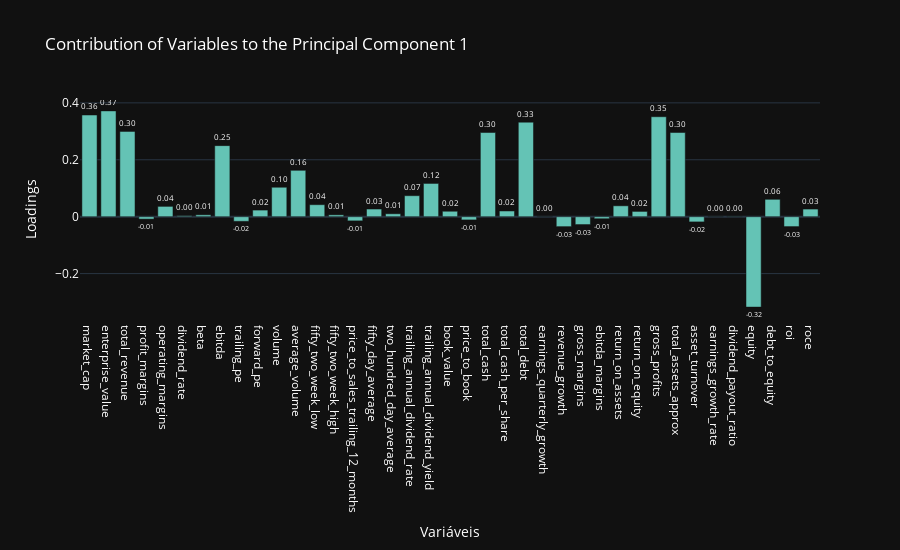
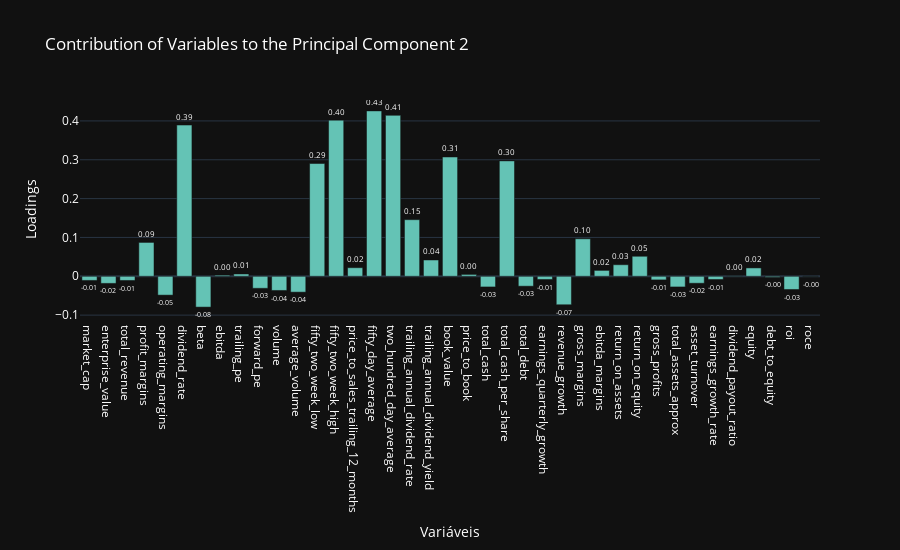
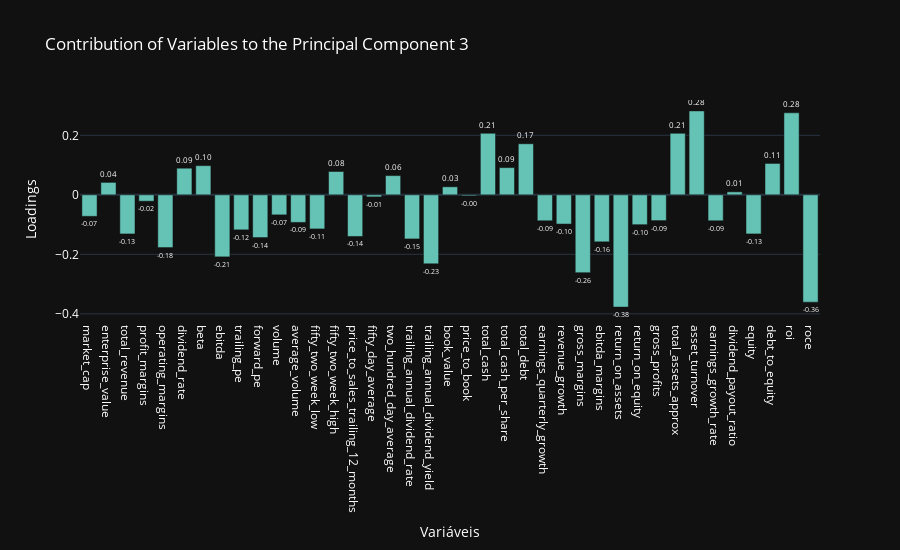
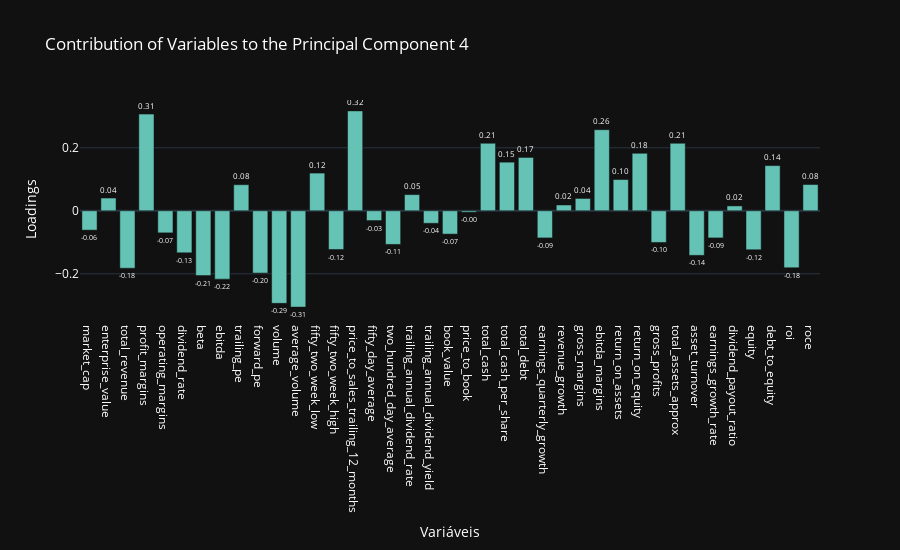

The notebook cell saved with these charts, in order:
### Code cell
for component_number in range(n_components):

    loadings = pca.components_[component_number]
    formatted_loadings = [f'{x:.2f}' for x in loadings]

    fig = px.bar(x=df_fundamentals_numeric_cols.columns, y=loadings, labels={'x': 'Variáveis', 'y': 'Loadings'}, title=f'Contribution of Variables to the Principal Component {component_number + 1}', color_discrete_sequence=['rgb(100, 195, 181)'], text=formatted_loadings)
    fig.update_traces(textposition='outside')
    fig.update_layout(template='plotly_dark', font=dict(color='white'), height=550)
    
    fig.show()

### Figure 1 — Plotly figure (JSON) as saved in the notebook; plotly's stock layout.template omitted (floating-point values rounded to 4 significant figures)
{"data": [{"alignmentgroup": "True", "hovertemplate": "Variáveis=%{x}<br>Loadings=%{y}<br>text=%{text}<extra></extra>", "legendgroup": "", "marker": {"color": "rgb(100, 195, 181)", "pattern": {"shape": ""}}, "name": "", "offsetgroup": "", "orientation": "v", "showlegend": false, "text": ["0.36", "0.37", "0.30", "-0.01", "0.04", "0.00", "0.01", "0.25", "-0.02", "0.02", "0.10", "0.16", "0.04", "0.01", "-0.01", "0.03", "0.01", "0.07", "0.12", "0.02", "-0.01", "0.30", "0.02", "0.33", "0.00", "-0.03", "-0.03", "-0.01", "0.04", "0.02", "0.35", "0.30", "-0.02", "0.00", "0.00", "-0.32", "0.06", "-0.03", "0.03"], "textposition": "outside", "type": "bar", "x": ["market_cap", "enterprise_value", "total_revenue", "profit_margins", "operating_margins", "dividend_rate", "beta", "ebitda", "trailing_pe", "forward_pe", "volume", "average_volume", "fifty_two_week_low", "fifty_two_week_high", "price_to_sales_trailing_12_months", "fifty_day_average", "two_hundred_day_average", "trailing_annual_dividend_rate", "trailing_annual_dividend_yield", "book_value", "price_to_book", "total_cash", "total_cash_per_share", "total_debt", "earnings_quarterly_growth", "revenue_growth", "gross_margins", "ebitda_margins", "return_on_assets", "return_on_equity", "gross_profits", "total_assets_approx", "asset_turnover", "earnings_growth_rate", "dividend_payout_ratio", "equity", "debt_to_equity", "roi", "roce"], "xaxis": "x", "y": [0.3573, 0.3718, 0.2998, -0.008476, 0.03626, 0.003334, 0.0066, 0.2497, -0.01631, 0.02321, 0.1035, 0.163, 0.04212, 0.006484, -0.01465, 0.02691, 0.01026, 0.07377, 0.1168, 0.0191, -0.01127, 0.2958, 0.01999, 0.3322, 0.001074, -0.03495, -0.02767, -0.007185, 0.03824, 0.01852, 0.3513, 0.2958, -0.01829, 0.001074, 0.001456, -0.3177, 0.06104, -0.03477, 0.0268], "yaxis": "y"}], "layout": {"barmode": "relative", "font": {"color": "white"}, "height": 550, "legend": {"tracegroupgap": 0}, "title": {"text": "Contribution of Variables to the Principal Component 1"}, "xaxis": {"anchor": "y", "domain": [0, 1], "title": {"text": "Variáveis"}}, "yaxis": {"anchor": "x", "domain": [0, 1], "title": {"text": "Loadings"}}}}

### Figure 2 — Plotly figure (JSON) as saved in the notebook; plotly's stock layout.template omitted (floating-point values rounded to 4 significant figures)
{"data": [{"alignmentgroup": "True", "hovertemplate": "Variáveis=%{x}<br>Loadings=%{y}<br>text=%{text}<extra></extra>", "legendgroup": "", "marker": {"color": "rgb(100, 195, 181)", "pattern": {"shape": ""}}, "name": "", "offsetgroup": "", "orientation": "v", "showlegend": false, "text": ["-0.01", "-0.02", "-0.01", "0.09", "-0.05", "0.39", "-0.08", "0.00", "0.01", "-0.03", "-0.04", "-0.04", "0.29", "0.40", "0.02", "0.43", "0.41", "0.15", "0.04", "0.31", "0.00", "-0.03", "0.30", "-0.03", "-0.01", "-0.07", "0.10", "0.02", "0.03", "0.05", "-0.01", "-0.03", "-0.02", "-0.01", "0.00", "0.02", "-0.00", "-0.03", "-0.00"], "textposition": "outside", "type": "bar", "x": ["market_cap", "enterprise_value", "total_revenue", "profit_margins", "operating_margins", "dividend_rate", "beta", "ebitda", "trailing_pe", "forward_pe", "volume", "average_volume", "fifty_two_week_low", "fifty_two_week_high", "price_to_sales_trailing_12_months", "fifty_day_average", "two_hundred_day_average", "trailing_annual_dividend_rate", "trailing_annual_dividend_yield", "book_value", "price_to_book", "total_cash", "total_cash_per_share", "total_debt", "earnings_quarterly_growth", "revenue_growth", "gross_margins", "ebitda_margins", "return_on_assets", "return_on_equity", "gross_profits", "total_assets_approx", "asset_turnover", "earnings_growth_rate", "dividend_payout_ratio", "equity", "debt_to_equity", "roi", "roce"], "xaxis": "x", "y": [-0.01063, -0.01826, -0.01072, 0.08717, -0.04845, 0.3893, -0.07932, 0.002882, 0.005963, -0.03095, -0.03648, -0.04078, 0.2903, 0.4019, 0.02211, 0.4258, 0.4143, 0.1457, 0.04198, 0.3072, 0.004838, -0.02742, 0.2971, -0.02548, -0.008217, -0.07326, 0.0966, 0.01516, 0.02979, 0.05157, -0.009243, -0.02742, -0.0179, -0.008217, 0.001082, 0.02152, -0.002592, -0.03395, -0.0007169], "yaxis": "y"}], "layout": {"barmode": "relative", "font": {"color": "white"}, "height": 550, "legend": {"tracegroupgap": 0}, "title": {"text": "Contribution of Variables to the Principal Component 2"}, "xaxis": {"anchor": "y", "domain": [0, 1], "title": {"text": "Variáveis"}}, "yaxis": {"anchor": "x", "domain": [0, 1], "title": {"text": "Loadings"}}}}

### Figure 3 — Plotly figure (JSON) as saved in the notebook; plotly's stock layout.template omitted (floating-point values rounded to 4 significant figures)
{"data": [{"alignmentgroup": "True", "hovertemplate": "Variáveis=%{x}<br>Loadings=%{y}<br>text=%{text}<extra></extra>", "legendgroup": "", "marker": {"color": "rgb(100, 195, 181)", "pattern": {"shape": ""}}, "name": "", "offsetgroup": "", "orientation": "v", "showlegend": false, "text": ["-0.07", "0.04", "-0.13", "-0.02", "-0.18", "0.09", "0.10", "-0.21", "-0.12", "-0.14", "-0.07", "-0.09", "-0.11", "0.08", "-0.14", "-0.01", "0.06", "-0.15", "-0.23", "0.03", "-0.00", "0.21", "0.09", "0.17", "-0.09", "-0.10", "-0.26", "-0.16", "-0.38", "-0.10", "-0.09", "0.21", "0.28", "-0.09", "0.01", "-0.13", "0.11", "0.28", "-0.36"], "textposition": "outside", "type": "bar", "x": ["market_cap", "enterprise_value", "total_revenue", "profit_margins", "operating_margins", "dividend_rate", "beta", "ebitda", "trailing_pe", "forward_pe", "volume", "average_volume", "fifty_two_week_low", "fifty_two_week_high", "price_to_sales_trailing_12_months", "fifty_day_average", "two_hundred_day_average", "trailing_annual_dividend_rate", "trailing_annual_dividend_yield", "book_value", "price_to_book", "total_cash", "total_cash_per_share", "total_debt", "earnings_quarterly_growth", "revenue_growth", "gross_margins", "ebitda_margins", "return_on_assets", "return_on_equity", "gross_profits", "total_assets_approx", "asset_turnover", "earnings_growth_rate", "dividend_payout_ratio", "equity", "debt_to_equity", "roi", "roce"], "xaxis": "x", "y": [-0.07224, 0.04174, -0.1315, -0.02144, -0.1772, 0.0895, 0.098, -0.2085, -0.1177, -0.1436, -0.0673, -0.09271, -0.1146, 0.07834, -0.1399, -0.006903, 0.06452, -0.1483, -0.232, 0.02693, -0.00339, 0.2068, 0.09146, 0.1715, -0.08717, -0.09822, -0.2615, -0.1579, -0.3774, -0.1003, -0.08666, 0.2068, 0.2821, -0.08717, 0.00997, -0.1314, 0.1054, 0.2756, -0.3608], "yaxis": "y"}], "layout": {"barmode": "relative", "font": {"color": "white"}, "height": 550, "legend": {"tracegroupgap": 0}, "title": {"text": "Contribution of Variables to the Principal Component 3"}, "xaxis": {"anchor": "y", "domain": [0, 1], "title": {"text": "Variáveis"}}, "yaxis": {"anchor": "x", "domain": [0, 1], "title": {"text": "Loadings"}}}}

### Figure 4 — Plotly figure (JSON) as saved in the notebook; plotly's stock layout.template omitted (floating-point values rounded to 4 significant figures)
{"data": [{"alignmentgroup": "True", "hovertemplate": "Variáveis=%{x}<br>Loadings=%{y}<br>text=%{text}<extra></extra>", "legendgroup": "", "marker": {"color": "rgb(100, 195, 181)", "pattern": {"shape": ""}}, "name": "", "offsetgroup": "", "orientation": "v", "showlegend": false, "text": ["-0.06", "0.04", "-0.18", "0.31", "-0.07", "-0.13", "-0.21", "-0.22", "0.08", "-0.20", "-0.29", "-0.31", "0.12", "-0.12", "0.32", "-0.03", "-0.11", "0.05", "-0.04", "-0.07", "-0.00", "0.21", "0.15", "0.17", "-0.09", "0.02", "0.04", "0.26", "0.10", "0.18", "-0.10", "0.21", "-0.14", "-0.09", "0.02", "-0.12", "0.14", "-0.18", "0.08"], "textposition": "outside", "type": "bar", "x": ["market_cap", "enterprise_value", "total_revenue", "profit_margins", "operating_margins", "dividend_rate", "beta", "ebitda", "trailing_pe", "forward_pe", "volume", "average_volume", "fifty_two_week_low", "fifty_two_week_high", "price_to_sales_trailing_12_months", "fifty_day_average", "two_hundred_day_average", "trailing_annual_dividend_rate", "trailing_annual_dividend_yield", "book_value", "price_to_book", "total_cash", "total_cash_per_share", "total_debt", "earnings_quarterly_growth", "revenue_growth", "gross_margins", "ebitda_margins", "return_on_assets", "return_on_equity", "gross_profits", "total_assets_approx", "asset_turnover", "earnings_growth_rate", "dividend_payout_ratio", "equity", "debt_to_equity", "roi", "roce"], "xaxis": "x", "y": [-0.06142, 0.04051, -0.1824, 0.307, -0.07009, -0.1334, -0.2059, -0.2171, 0.08279, -0.1978, -0.294, -0.3059, 0.1197, -0.1229, 0.3172, -0.03106, -0.1068, 0.05126, -0.03968, -0.07402, -0.004504, 0.2144, 0.1544, 0.1694, -0.08617, 0.01833, 0.03916, 0.2575, 0.09916, 0.1826, -0.1006, 0.2144, -0.1416, -0.08617, 0.01541, -0.1238, 0.1435, -0.1809, 0.08336], "yaxis": "y"}], "layout": {"barmode": "relative", "font": {"color": "white"}, "height": 550, "legend": {"tracegroupgap": 0}, "title": {"text": "Contribution of Variables to the Principal Component 4"}, "xaxis": {"anchor": "y", "domain": [0, 1], "title": {"text": "Variáveis"}}, "yaxis": {"anchor": "x", "domain": [0, 1], "title": {"text": "Loadings"}}}}
